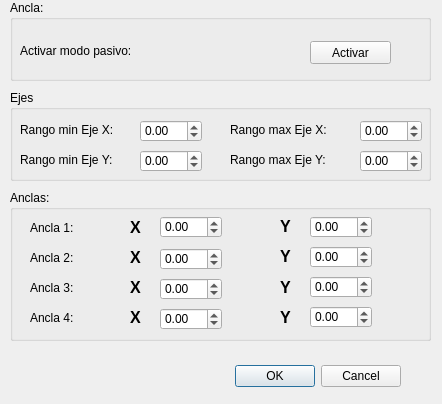
<?xml version="1.0" encoding="UTF-8"?>
<ui version="4.0">
 <class>Dialog_pos_graph_config</class>
 <widget class="QDialog" name="Dialog_pos_graph_config">
  <property name="geometry">
   <rect>
    <x>0</x>
    <y>0</y>
    <width>442</width>
    <height>404</height>
   </rect>
  </property>
  <property name="maximumSize">
   <size>
    <width>442</width>
    <height>404</height>
   </size>
  </property>
  <property name="windowTitle">
   <string>Dialog</string>
  </property>
  <widget class="QDialogButtonBox" name="buttonBox">
   <property name="geometry">
    <rect>
     <x>60</x>
     <y>360</y>
     <width>341</width>
     <height>32</height>
    </rect>
   </property>
   <property name="orientation">
    <enum>Qt::Horizontal</enum>
   </property>
   <property name="standardButtons">
    <set>QDialogButtonBox::Cancel|QDialogButtonBox::Ok</set>
   </property>
  </widget>
  <widget class="QGroupBox" name="groupBox_3">
   <property name="geometry">
    <rect>
     <x>10</x>
     <y>0</y>
     <width>421</width>
     <height>81</height>
    </rect>
   </property>
   <property name="title">
    <string>Ancla:</string>
   </property>
   <widget class="QLabel" name="label_17">
    <property name="geometry">
     <rect>
      <x>10</x>
      <y>43</y>
      <width>151</width>
      <height>16</height>
     </rect>
    </property>
    <property name="text">
     <string>Activar modo pasivo:</string>
    </property>
   </widget>
   <widget class="QPushButton" name="pushButton">
    <property name="geometry">
     <rect>
      <x>300</x>
      <y>41</y>
      <width>81</width>
      <height>23</height>
     </rect>
    </property>
    <property name="text">
     <string>Activar</string>
    </property>
   </widget>
  </widget>
  <widget class="QGroupBox" name="groupBox_2">
   <property name="geometry">
    <rect>
     <x>10</x>
     <y>90</y>
     <width>421</width>
     <height>91</height>
    </rect>
   </property>
   <property name="title">
    <string>Ejes</string>
   </property>
   <widget class="QLabel" name="label_13">
    <property name="geometry">
     <rect>
      <x>10</x>
      <y>30</y>
      <width>121</width>
      <height>20</height>
     </rect>
    </property>
    <property name="text">
     <string>Rango min Eje X:</string>
    </property>
   </widget>
   <widget class="QLabel" name="label_14">
    <property name="geometry">
     <rect>
      <x>10</x>
      <y>60</y>
      <width>121</width>
      <height>20</height>
     </rect>
    </property>
    <property name="text">
     <string>Rango min Eje Y:</string>
    </property>
   </widget>
   <widget class="QDoubleSpinBox" name="doubleSpinBox_9">
    <property name="geometry">
     <rect>
      <x>130</x>
      <y>60</y>
      <width>62</width>
      <height>22</height>
     </rect>
    </property>
    <property name="minimum">
     <double>-30.000000000000000</double>
    </property>
   </widget>
   <widget class="QLabel" name="label_15">
    <property name="geometry">
     <rect>
      <x>220</x>
      <y>62</y>
      <width>121</width>
      <height>16</height>
     </rect>
    </property>
    <property name="text">
     <string>Rango max Eje Y:</string>
    </property>
   </widget>
   <widget class="QDoubleSpinBox" name="doubleSpinBox_10">
    <property name="geometry">
     <rect>
      <x>350</x>
      <y>60</y>
      <width>62</width>
      <height>22</height>
     </rect>
    </property>
    <property name="minimum">
     <double>-30.000000000000000</double>
    </property>
   </widget>
   <widget class="QDoubleSpinBox" name="doubleSpinBox_11">
    <property name="geometry">
     <rect>
      <x>130</x>
      <y>30</y>
      <width>62</width>
      <height>22</height>
     </rect>
    </property>
    <property name="minimum">
     <double>-30.000000000000000</double>
    </property>
   </widget>
   <widget class="QDoubleSpinBox" name="doubleSpinBox_12">
    <property name="geometry">
     <rect>
      <x>350</x>
      <y>30</y>
      <width>62</width>
      <height>22</height>
     </rect>
    </property>
    <property name="minimum">
     <double>-30.000000000000000</double>
    </property>
   </widget>
   <widget class="QLabel" name="label_16">
    <property name="geometry">
     <rect>
      <x>220</x>
      <y>32</y>
      <width>121</width>
      <height>16</height>
     </rect>
    </property>
    <property name="text">
     <string>Rango max Eje X:</string>
    </property>
   </widget>
  </widget>
  <widget class="QGroupBox" name="groupBox">
   <property name="geometry">
    <rect>
     <x>10</x>
     <y>190</y>
     <width>421</width>
     <height>151</height>
    </rect>
   </property>
   <property name="title">
    <string>Anclas:</string>
   </property>
   <widget class="QLabel" name="label">
    <property name="geometry">
     <rect>
      <x>20</x>
      <y>30</y>
      <width>51</width>
      <height>16</height>
     </rect>
    </property>
    <property name="text">
     <string>Ancla 1:</string>
    </property>
   </widget>
   <widget class="QLabel" name="label_2">
    <property name="geometry">
     <rect>
      <x>20</x>
      <y>60</y>
      <width>51</width>
      <height>16</height>
     </rect>
    </property>
    <property name="text">
     <string>Ancla 2:</string>
    </property>
   </widget>
   <widget class="QLabel" name="label_3">
    <property name="geometry">
     <rect>
      <x>20</x>
      <y>90</y>
      <width>51</width>
      <height>16</height>
     </rect>
    </property>
    <property name="text">
     <string>Ancla 3:</string>
    </property>
   </widget>
   <widget class="QLabel" name="label_4">
    <property name="geometry">
     <rect>
      <x>20</x>
      <y>120</y>
      <width>51</width>
      <height>16</height>
     </rect>
    </property>
    <property name="text">
     <string>Ancla 4:</string>
    </property>
   </widget>
   <widget class="QDoubleSpinBox" name="doubleSpinBox">
    <property name="geometry">
     <rect>
      <x>150</x>
      <y>26</y>
      <width>62</width>
      <height>22</height>
     </rect>
    </property>
    <property name="minimum">
     <double>-30.000000000000000</double>
    </property>
    <property name="value">
     <double>0.000000000000000</double>
    </property>
   </widget>
   <widget class="QDoubleSpinBox" name="doubleSpinBox_2">
    <property name="geometry">
     <rect>
      <x>150</x>
      <y>58</y>
      <width>62</width>
      <height>22</height>
     </rect>
    </property>
    <property name="minimum">
     <double>-30.000000000000000</double>
    </property>
   </widget>
   <widget class="QDoubleSpinBox" name="doubleSpinBox_3">
    <property name="geometry">
     <rect>
      <x>150</x>
      <y>88</y>
      <width>62</width>
      <height>22</height>
     </rect>
    </property>
    <property name="minimum">
     <double>-30.000000000000000</double>
    </property>
   </widget>
   <widget class="QDoubleSpinBox" name="doubleSpinBox_4">
    <property name="geometry">
     <rect>
      <x>150</x>
      <y>118</y>
      <width>62</width>
      <height>22</height>
     </rect>
    </property>
    <property name="minimum">
     <double>-30.000000000000000</double>
    </property>
   </widget>
   <widget class="QDoubleSpinBox" name="doubleSpinBox_5">
    <property name="geometry">
     <rect>
      <x>300</x>
      <y>26</y>
      <width>62</width>
      <height>22</height>
     </rect>
    </property>
    <property name="minimum">
     <double>-30.000000000000000</double>
    </property>
   </widget>
   <widget class="QDoubleSpinBox" name="doubleSpinBox_6">
    <property name="geometry">
     <rect>
      <x>300</x>
      <y>56</y>
      <width>62</width>
      <height>22</height>
     </rect>
    </property>
    <property name="minimum">
     <double>-30.000000000000000</double>
    </property>
   </widget>
   <widget class="QDoubleSpinBox" name="doubleSpinBox_7">
    <property name="geometry">
     <rect>
      <x>300</x>
      <y>86</y>
      <width>62</width>
      <height>22</height>
     </rect>
    </property>
    <property name="minimum">
     <double>-30.000000000000000</double>
    </property>
   </widget>
   <widget class="QDoubleSpinBox" name="doubleSpinBox_8">
    <property name="geometry">
     <rect>
      <x>300</x>
      <y>116</y>
      <width>62</width>
      <height>22</height>
     </rect>
    </property>
    <property name="minimum">
     <double>-30.000000000000000</double>
    </property>
   </widget>
   <widget class="QLabel" name="label_5">
    <property name="geometry">
     <rect>
      <x>120</x>
      <y>29</y>
      <width>16</width>
      <height>16</height>
     </rect>
    </property>
    <property name="font">
     <font>
      <pointsize>12</pointsize>
      <bold>true</bold>
     </font>
    </property>
    <property name="text">
     <string>X</string>
    </property>
   </widget>
   <widget class="QLabel" name="label_6">
    <property name="geometry">
     <rect>
      <x>120</x>
      <y>59</y>
      <width>16</width>
      <height>16</height>
     </rect>
    </property>
    <property name="font">
     <font>
      <pointsize>12</pointsize>
      <bold>true</bold>
     </font>
    </property>
    <property name="text">
     <string>X</string>
    </property>
   </widget>
   <widget class="QLabel" name="label_7">
    <property name="geometry">
     <rect>
      <x>120</x>
      <y>89</y>
      <width>16</width>
      <height>16</height>
     </rect>
    </property>
    <property name="font">
     <font>
      <pointsize>12</pointsize>
      <bold>true</bold>
     </font>
    </property>
    <property name="text">
     <string>X</string>
    </property>
   </widget>
   <widget class="QLabel" name="label_8">
    <property name="geometry">
     <rect>
      <x>120</x>
      <y>119</y>
      <width>16</width>
      <height>16</height>
     </rect>
    </property>
    <property name="font">
     <font>
      <pointsize>12</pointsize>
      <bold>true</bold>
     </font>
    </property>
    <property name="text">
     <string>X</string>
    </property>
   </widget>
   <widget class="QLabel" name="label_9">
    <property name="geometry">
     <rect>
      <x>270</x>
      <y>28</y>
      <width>16</width>
      <height>16</height>
     </rect>
    </property>
    <property name="font">
     <font>
      <pointsize>12</pointsize>
      <bold>true</bold>
     </font>
    </property>
    <property name="text">
     <string>Y</string>
    </property>
   </widget>
   <widget class="QLabel" name="label_10">
    <property name="geometry">
     <rect>
      <x>270</x>
      <y>58</y>
      <width>16</width>
      <height>16</height>
     </rect>
    </property>
    <property name="font">
     <font>
      <pointsize>12</pointsize>
      <bold>true</bold>
     </font>
    </property>
    <property name="text">
     <string>Y</string>
    </property>
   </widget>
   <widget class="QLabel" name="label_11">
    <property name="geometry">
     <rect>
      <x>270</x>
      <y>89</y>
      <width>16</width>
      <height>16</height>
     </rect>
    </property>
    <property name="font">
     <font>
      <pointsize>12</pointsize>
      <bold>true</bold>
     </font>
    </property>
    <property name="text">
     <string>Y</string>
    </property>
   </widget>
   <widget class="QLabel" name="label_12">
    <property name="geometry">
     <rect>
      <x>270</x>
      <y>119</y>
      <width>16</width>
      <height>16</height>
     </rect>
    </property>
    <property name="font">
     <font>
      <pointsize>12</pointsize>
      <bold>true</bold>
     </font>
    </property>
    <property name="text">
     <string>Y</string>
    </property>
   </widget>
  </widget>
 </widget>
 <resources/>
 <connections>
  <connection>
   <sender>buttonBox</sender>
   <signal>accepted()</signal>
   <receiver>Dialog_pos_graph_config</receiver>
   <slot>accept()</slot>
   <hints>
    <hint type="sourcelabel">
     <x>248</x>
     <y>254</y>
    </hint>
    <hint type="destinationlabel">
     <x>157</x>
     <y>274</y>
    </hint>
   </hints>
  </connection>
  <connection>
   <sender>buttonBox</sender>
   <signal>rejected()</signal>
   <receiver>Dialog_pos_graph_config</receiver>
   <slot>reject()</slot>
   <hints>
    <hint type="sourcelabel">
     <x>316</x>
     <y>260</y>
    </hint>
    <hint type="destinationlabel">
     <x>286</x>
     <y>274</y>
    </hint>
   </hints>
  </connection>
 </connections>
</ui>
